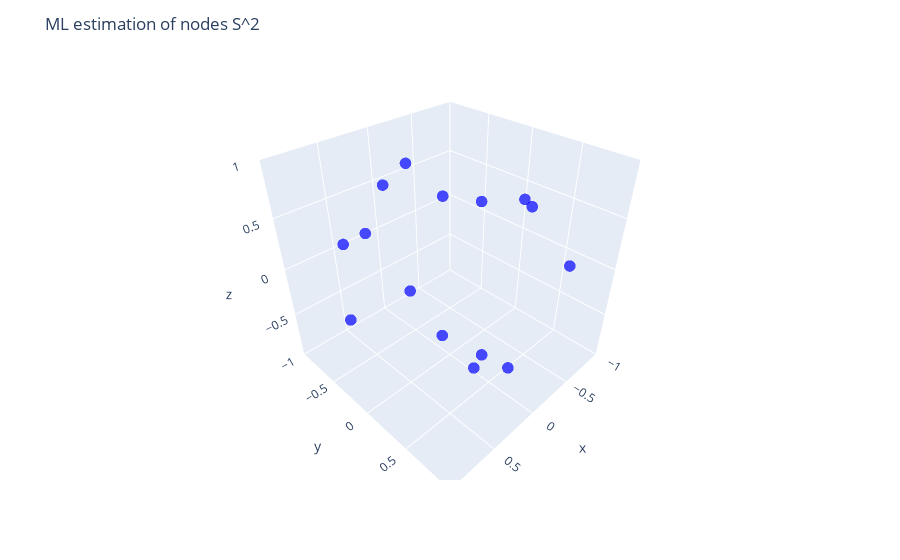

The notebook cell saved with this chart:
### Code cell
df = pd.DataFrame(Z_ML, columns=['x', 'y', 'z'])
df['node'] = df.index 
fig = px.scatter_3d(
    df,
    x='x',
    y='y',
    z='z',
    color_discrete_sequence=["blue"], 
    opacity=0.7,
    hover_data={
        'node': True,
        'x': ':.2f',
        'y': ':.2f',
        'z': ':.2f'
    }
)

fig.update_traces(marker=dict(size=4))
fig.update_layout(
    scene=dict(
        xaxis=dict(range=[-1, 1]),
        yaxis=dict(range=[-1, 1]),
        zaxis=dict(range=[-1, 1]),
        aspectmode='cube'
    ),
    title="ML estimation of nodes S^2",
)

fig.show()

### Figure 1 — Plotly figure (JSON) as saved in the notebook; plotly's stock layout.template omitted (floating-point values rounded to 4 significant figures)
{"data": [{"customdata": [[0], [1], [2], [3], [4], [5], [6], [7], [8], [9], [10], [11], [12], [13], [14]], "hovertemplate": "x=%{x:.2f}<br>y=%{y:.2f}<br>z=%{z:.2f}<br>node=%{customdata[0]}<extra></extra>", "legendgroup": "", "marker": {"color": "blue", "opacity": 0.7, "size": 4, "symbol": "circle"}, "mode": "markers", "name": "", "scene": "scene", "showlegend": false, "type": "scatter3d", "x": [0.1504, 0.8176, 0.566, 0.2959, 0.533, 0.7073, 0.4439, -0.1297, -0.6378, -0.1321, -0.1103, -0.4908, -0.2035, -0.8808, -0.9492], "y": [-0.9886, -0.3021, 0.8057, 0.9079, 0.8452, -0.539, -0.2584, -0.6753, -0.7425, -0.7147, -0.2226, 0.8441, 0.5597, -0.4432, 0.114], "z": [0.006903, 0.4902, -0.1746, -0.2968, -0.03888, -0.4574, 0.858, 0.7261, 0.2047, -0.6868, -0.9687, 0.2161, 0.8033, 0.1663, 0.2932]}], "layout": {"legend": {"tracegroupgap": 0}, "margin": {"t": 60}, "scene": {"aspectmode": "cube", "domain": {"x": [0, 1], "y": [0, 1]}, "xaxis": {"range": [-1, 1], "title": {"text": "x"}}, "yaxis": {"range": [-1, 1], "title": {"text": "y"}}, "zaxis": {"range": [-1, 1], "title": {"text": "z"}}}, "title": {"text": "ML estimation of nodes S^2"}}}
